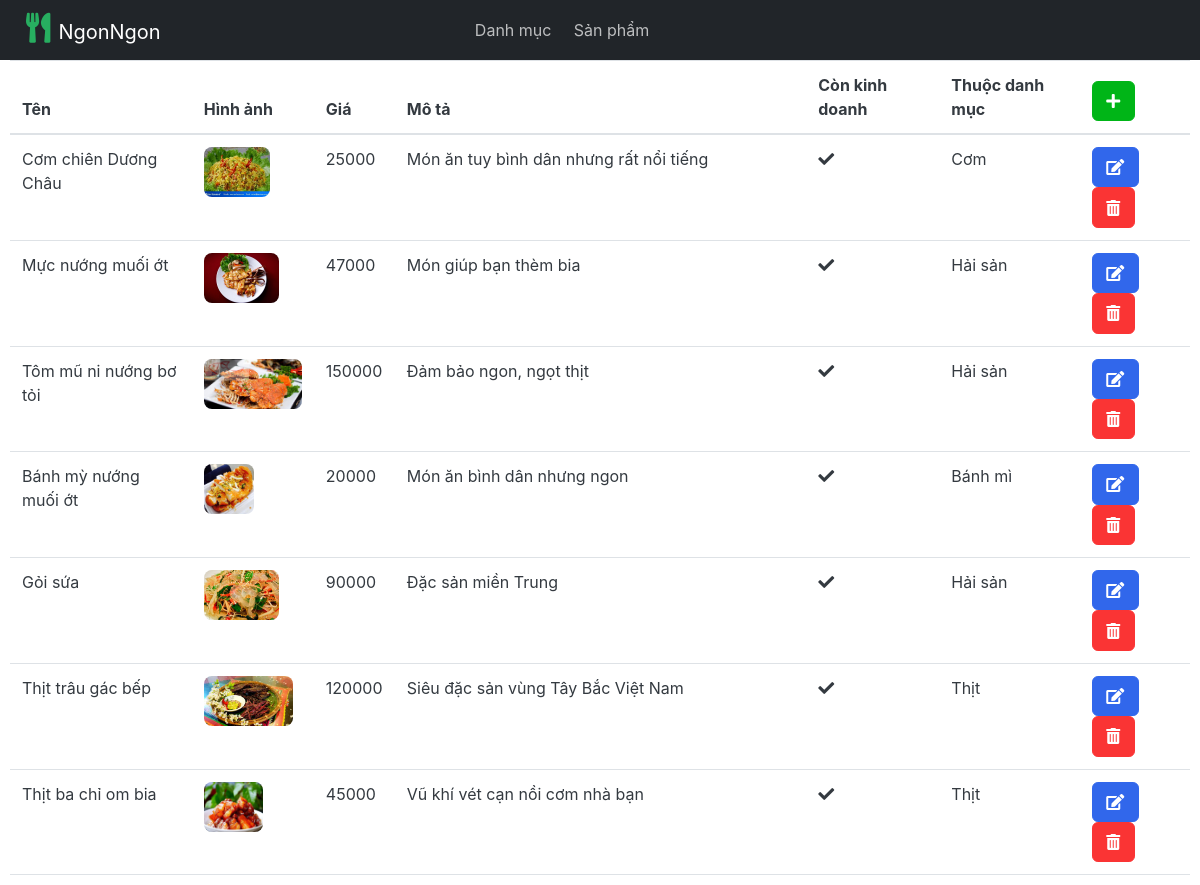
The app's page /dashboard/product (upper part), older data.
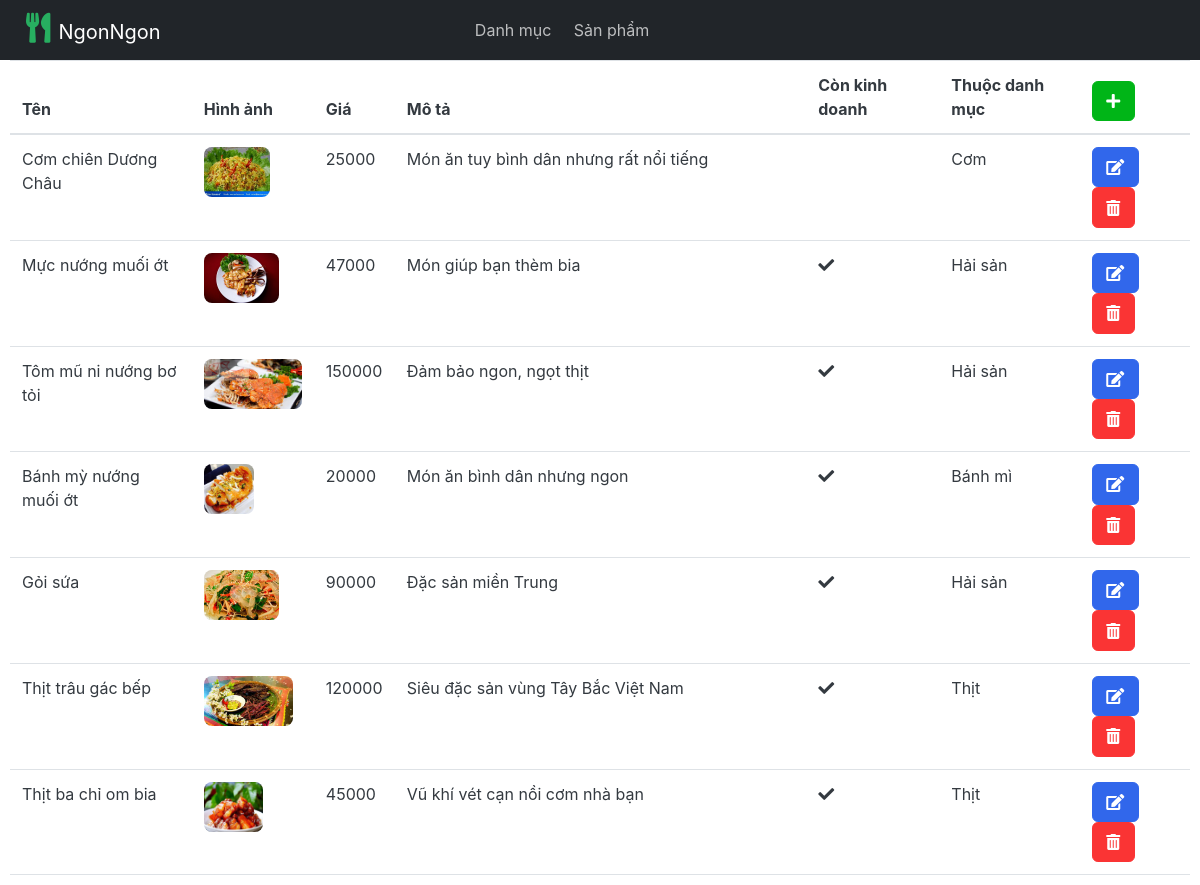
The same page, newer data.
### product/models.py (models this page shows, shortened)
class Product(models.Model):
    name = models.CharField(max_length=100, unique=True)
    slug = models.SlugField(max_length=50, unique=True, allow_unicode=True)
    price = models.IntegerField()
    description = models.TextField(max_length=500, blank=True)
    image = models.ImageField(upload_to='photos/products')
    is_available = models.BooleanField(default=True)
    created_date = models.DateTimeField(auto_now_add=True)
    modified_date = models.DateTimeField(auto_now=True)
    category = models.ForeignKey(Category, on_delete=models.CASCADE)
    class Meta:
        verbose_name = "product"
        verbose_name_plural = "products"

### category/models.py (models this page shows, shortened)
class Category(models.Model):
    name = models.CharField(max_length=100, unique=True)
    slug = models.SlugField(max_length=50, unique=True, allow_unicode=True)
    description = models.CharField(max_length=500, blank=True)
    class Meta:
        verbose_name = "category"
        verbose_name_plural = "categories"

### dashboard/views.py (the view)
# urls.py: path("product", views.ReadProduct, name="ReadProduct"),
def ReadProduct(request):
    products = Product.objects.all().filter()
    return render(request=request, template_name="dashboard/product.html",
                  context={"products": products})

### category/context_processors.py (called while the page is built)
def header_menu_links(request):
    links = Category.objects.all()
    return dict(links=links)

### templates/dashboard/product.html
{% extends 'dashboard-base.html' %}
{% block content %}
<table class="table">
    <thead>
        <th>Tên</th>
        <th>Hình ảnh</th>
        <th>Giá</th>
        <th>Mô tả</th>
        <th>Còn kinh doanh</th>
        <th>Thuộc danh mục</th>
        <th>
            <a href="" class="btn btn-success">
                <i class="fas fa-plus"></i>
            </a>
        </th>
    </thead>
    <tbody>
        {% for product in products %}
        <tr>
            <td>{{ product.name }}</td>
            <td>
                <img src="{{ product.image.url }}" style="border-radius: 8px;height: 50px;width: auto;">
            </td>
            <td>{{ product.price }}</td>
            <td>{{ product.description }}</td>
            <td>
                {% if product.is_available %}
                <i class="fas fa-check"></i>
                {% else %}
                <span></span>
                {% endif %}
            </td>
            <td>{{ product.category.name }}</td>
            <td>
                <a href="" class="btn btn-primary">
                    <i class="fas fa-edit"></i>
                </a>
                <a href="" class="btn btn-danger">
                    <i class="fas fa-trash-alt"></i>
                </a>
            </td>
        </tr>
        {% endfor %}
    </tbody>
</table>
{% endblock%}

Row changes from the older to the newer data that the page shows:
changed Product "Cơm chiên Dương Châu": is_available True → False (drawn)
